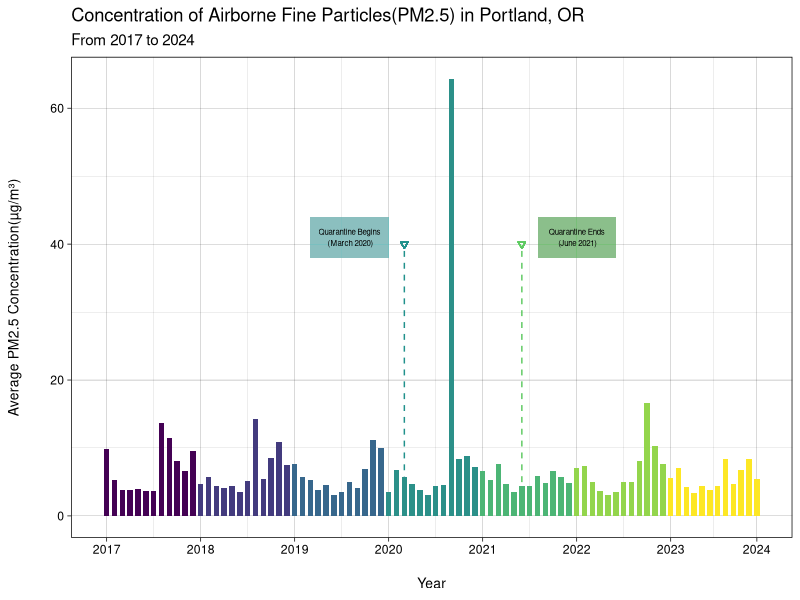

The R script that drew this image: (Note: this script raises an error after producing the figure.)
## ---- chunk 1
library(readr)
library(dplyr)
library(tidyverse)
library(lubridate)
library(reshape2)
library(viridis)
avgAll <- read_csv("data/air_pollutants/avgAll.csv")
glimpse(avgAll)

## ---- chunk 2
ggplot(avgAll,aes(x =month, y = avg_pm2.5, fill=year)) +
  geom_col(width=.7, show.legend = FALSE) +
  scale_fill_viridis_c() +
  scale_x_continuous(breaks = c(1, 13, 25, 37, 49,61,73, 84), 
                     labels = c("1"="2017","13"="2018","25"="2019","37"="2020","49"="2021","61"="2022","73"="2023","84"="2024"))+
  theme_linedraw()+
  labs(title = "Concentration of Airborne Fine Particles(PM2.5) in Portland, OR",
       subtitle="From 2017 to 2024",
       x = "Year",
       y = "Average PM2.5 Concentration(µg/m³)") +
  guides(color = "none")+
  theme(axis.title.y = element_text(size=10,
                                    margin=margin(r=20)), 
        axis.title.x = element_text(size=10,
                                    margin=margin(t=15))) +
  geom_point(aes(x=39,y=40), 
             show.legend = FALSE, 
             color="#21918c", 
             shape=6)+
  annotate("segment", x = 39, xend = 39, y = 39, yend = 5.8, color = "#21918c", linewidth = .5, linetype="dashed") +
  geom_rect(aes(xmin=27, xmax=37, ymin=38, ymax=44 ), 
            fill="#21918c", 
            alpha=0.008)+
  annotate("text", 
           x = 32, 
           y = 41, 
           label = "Quarantine Begins\n (March 2020)", 
           size=2)+
  geom_point(aes(x=54,y=40), 
             show.legend = FALSE, 
             color="#5ec962", 
             shape=6)+
  annotate("segment", x = 54, xend = 54, y = 39, yend = 4.3, color = "#5ec962", linewidth = .5, linetype="dashed") +
  geom_rect(aes(xmin=56, 
                xmax=66, 
                ymin=38, 
                ymax=44 ), 
            fill="#5ec962", 
            alpha=0.008)+
  annotate("text", x = 61, y = 41, 
           label = "Quarantine Ends\n (June 2021)", size=2)
   
## ---- chunk 3

#KIANNA's FIRST GRAPH


ggplot(avgAll,aes(x =month, y = avg_co, fill=year)) +
  geom_col(width=.7, show.legend = FALSE)+
  scale_fill_manual(values =c("#33302E", "#320a5e", "#781c6d", "#bc3754", "#ed6925","#fbb61a","#fcffa4"))+
 scale_x_continuous(breaks = c(1, 13, 25, 37, 49,61,73, 84), 
                    labels = c("1"="2017","13"="2018","25"="2019","37"="2020","49"="2021","61"="2022","73"="2023","84"="2024")) +
   theme_linedraw()+
  labs(title = "Concentration of Carbon Monoxide(CO) in Portland, OR",
       subtitle="From 2017 to 2024",
       x = "Year",
       y = "Average CO Concentration(ppbv)") +
  guides(color = "none") +
  theme(axis.title.y = element_text(size=10,margin=margin(r=20)), 
        axis.title.x = element_text(size=10,margin=margin(t=15))) +
  annotate("segment", 
           x = 19, xend = 19, 
           y = .75, yend = 0.3, color = "white", 
           linewidth = .5, linetype="dashed") +
  annotate("segment", x = 21, xend = 21, y = .75, yend = 0.4, color = "white", linewidth = .5, linetype="dashed") +
  annotate("segment", x = 19, xend = 21, y = .75, yend = 0.75, color = "white", linewidth = .5) +
  geom_rect(aes(xmin=10, xmax=20, ymin=.8, ymax=1 ), fill="white", alpha=0.05)+
  annotate("text", x = 15, y = .9, 
           label = "Regular Wildfire\n Season", 
           size=2)+
  geom_point(aes(x=20,y=.775), show.legend = FALSE, color="white", shape=6, size=.5)+
  
  annotate("segment", x = 67, xend = 67, y = .75, yend = 0.1, color = "white", linewidth = .5, linetype="dashed") +
  annotate("segment", x = 69, xend = 69, y = .75, yend = 0.2, color = "white", linewidth = .5, linetype="dashed") +
  annotate("segment", x = 67, xend = 69, y = .75, yend = 0.75, color = "white", linewidth = .5) +
  geom_rect(aes(xmin=68, xmax=78, ymin=.8, ymax=1 ), fill="white", alpha=0.05)+
  annotate("text", x = 73, y = .9, label = "Regular Wildfire\n Season", size=2)+
  geom_point(aes(x=68,y=.775), show.legend = FALSE, color="white", shape=6, size=.5)+
  
  annotate("segment", x = 45.5, xend = 58, y = 1.75, yend = 2, color = "pink", linewidth = .5) +
  geom_rect(aes(xmin=55, xmax=65, ymin=2, ymax=2.2 ), fill="pink", alpha=0.05)+
  annotate("text", x = 60, y = 2.1, label = "Archie Creek Fire\n(September 2020)", size=2)+
  geom_point(aes(x=45.5,y=1.75), show.legend = FALSE, color="pink", size=.5)
  
  
  
  

